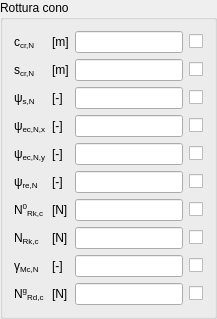
                 <widget class="QGroupBox" name="CNGroupBox">
                  <property name="title">
                   <string>Rottura cono</string>
                  </property>
                  <layout class="QGridLayout" name="gridLayout_17">
                   <item row="9" column="0">
                    <widget class="QLabelRichName" name="NgRdcLabel">
                     <property name="text">
                      <string>N&lt;span style=&quot;vertical-align:super;&quot;&gt;g&lt;/span&gt;&lt;span style=&quot;vertical-align:sub;&quot;&gt;Rd,c&lt;/span&gt;</string>
                     </property>
                    </widget>
                   </item>
                   <item row="0" column="2">
                    <widget class="QLineEditValue" name="cCrNLEdit"/>
                   </item>
                   <item row="9" column="1">
                    <widget class="QLabelUnitMeasure" name="NgRdcUMLabel">
                     <property name="text">
                      <string>[N]</string>
                     </property>
                    </widget>
                   </item>
                   <item row="1" column="1">
                    <widget class="QLabelUnitMeasure" name="sCrNUMLabel">
                     <property name="text">
                      <string>[m]</string>
                     </property>
                    </widget>
                   </item>
                   <item row="7" column="1">
                    <widget class="QLabelUnitMeasure" name="NRkcUMLabel">
                     <property name="text">
                      <string>[N]</string>
                     </property>
                    </widget>
                   </item>
                   <item row="9" column="2">
                    <widget class="QLineEditValue" name="NgRdcLEdit"/>
                   </item>
                   <item row="0" column="0">
                    <widget class="QLabelRichName" name="cCrNLabel">
                     <property name="text">
                      <string>&lt;html&gt;&lt;head/&gt;&lt;body&gt;&lt;p&gt;c&lt;span style=&quot; vertical-align:sub;&quot;&gt;cr,N&lt;/span&gt;&lt;/p&gt;&lt;/body&gt;&lt;/html&gt;</string>
                     </property>
                    </widget>
                   </item>
                   <item row="9" column="3">
                    <widget class="QCheckBoxReadOnly" name="NgRdcCBox">
                     <property name="text">
                      <string/>
                     </property>
                    </widget>
                   </item>
                   <item row="1" column="3">
                    <widget class="QCheckBoxReadOnly" name="sCrNCBox">
                     <property name="text">
                      <string/>
                     </property>
                    </widget>
                   </item>
                   <item row="8" column="2">
                    <widget class="QLineEditValue" name="gammaMcNLEdit"/>
                   </item>
                   <item row="8" column="0">
                    <widget class="QLabelRichName" name="gammaMcNLabel">
                     <property name="text">
                      <string>γ&lt;span style=&quot;vertical-align:sub;&quot;&gt;Mc,N&lt;/span&gt;</string>
                     </property>
                    </widget>
                   </item>
                   <item row="8" column="1">
                    <widget class="QLabelUnitMeasure" name="gammaMcNUMLabel">
                     <property name="text">
                      <string>[-]</string>
                     </property>
                    </widget>
                   </item>
                   <item row="8" column="3">
                    <widget class="QCheckBoxReadOnly" name="gammaMcNCBox">
                     <property name="text">
                      <string/>
                     </property>
                    </widget>
                   </item>
                   <item row="0" column="3">
                    <widget class="QCheckBoxReadOnly" name="cCrNCBox">
                     <property name="text">
                      <string/>
                     </property>
                    </widget>
                   </item>
                   <item row="1" column="0">
                    <widget class="QLabelRichName" name="sCrNLabel">
                     <property name="text">
                      <string>&lt;html&gt;&lt;head/&gt;&lt;body&gt;&lt;p&gt;s&lt;span style=&quot; vertical-align:sub;&quot;&gt;cr,N&lt;/span&gt;&lt;/p&gt;&lt;/body&gt;&lt;/html&gt;</string>
                     </property>
                    </widget>
                   </item>
                   <item row="1" column="2">
                    <widget class="QLineEditValue" name="sCrNLEdit"/>
                   </item>
                   <item row="0" column="1">
                    <widget class="QLabelUnitMeasure" name="cCrNUMLabel">
                     <property name="text">
                      <string>[m]</string>
                     </property>
                    </widget>
                   </item>
                   <item row="7" column="0">
                    <widget class="QLabelRichName" name="NRkcLabel">
                     <property name="text">
                      <string>N&lt;span style=&quot;vertical-align:sub;&quot;&gt;Rk,c&lt;/span&gt;</string>
                     </property>
                    </widget>
                   </item>
                   <item row="6" column="3">
                    <widget class="QCheckBoxReadOnly" name="N0RkcCBox">
                     <property name="text">
                      <string/>
                     </property>
                    </widget>
                   </item>
                   <item row="6" column="1">
                    <widget class="QLabelUnitMeasure" name="N0RkcUMLabel">
                     <property name="text">
                      <string>[N]</string>
                     </property>
                    </widget>
                   </item>
                   <item row="2" column="0">
                    <widget class="QLabelRichName" name="psiSNLabel">
                     <property name="text">
                      <string>ψ&lt;span style=&quot;vertical-align:sub;&quot;&gt;s,N&lt;/span&gt;</string>
                     </property>
                    </widget>
                   </item>
                   <item row="6" column="2">
                    <widget class="QLineEditValue" name="N0RkcLEdit"/>
                   </item>
                   <item row="2" column="1">
                    <widget class="QLabelUnitMeasure" name="psiSNUMLabel">
                     <property name="text">
                      <string>[-]</string>
                     </property>
                    </widget>
                   </item>
                   <item row="6" column="0">
                    <widget class="QLabelRichName" name="N0RkcLabel">
                     <property name="text">
                      <string>N&lt;span style=&quot;vertical-align:super;&quot;&gt;0&lt;/span&gt;&lt;span style=&quot;vertical-align:sub;&quot;&gt;Rk,c&lt;/span&gt;</string>
                     </property>
                    </widget>
                   </item>
                   <item row="4" column="0">
                    <widget class="QLabelRichName" name="psiEcNYLabel">
                     <property name="text">
                      <string>ψ&lt;span style=&quot;vertical-align:sub;&quot;&gt;ec,N,y&lt;/span&gt;</string>
                     </property>
                    </widget>
                   </item>
                   <item row="2" column="2">
                    <widget class="QLineEditValue" name="psiSNLEdit"/>
                   </item>
                   <item row="7" column="3">
                    <widget class="QCheckBoxReadOnly" name="NRkcCBox">
                     <property name="text">
                      <string/>
                     </property>
                    </widget>
                   </item>
                   <item row="7" column="2">
                    <widget class="QLineEditValue" name="NRkcLEdit"/>
                   </item>
                   <item row="2" column="3">
                    <widget class="QCheckBoxReadOnly" name="psiSNCBox">
                     <property name="text">
                      <string/>
                     </property>
                    </widget>
                   </item>
                   <item row="3" column="2">
                    <widget class="QLineEditValue" name="psiEcNXLEdit"/>
                   </item>
                   <item row="3" column="1">
                    <widget class="QLabelUnitMeasure" name="psiEcNXUMLabel">
                     <property name="text">
                      <string>[-]</string>
                     </property>
                    </widget>
                   </item>
                   <item row="4" column="1">
                    <widget class="QLabelUnitMeasure" name="psiEcNYUMLabel">
                     <property name="text">
                      <string>[-]</string>
                     </property>
                    </widget>
                   </item>
                   <item row="3" column="0">
                    <widget class="QLabelRichName" name="psiEcNXLabel">
                     <property name="text">
                      <string>ψ&lt;span style=&quot;vertical-align:sub;&quot;&gt;ec,N,x&lt;/span&gt;</string>
                     </property>
                    </widget>
                   </item>
                   <item row="3" column="3">
                    <widget class="QCheckBoxReadOnly" name="psiEcNXCBox">
                     <property name="text">
                      <string/>
                     </property>
                    </widget>
                   </item>
                   <item row="4" column="3">
                    <widget class="QCheckBoxReadOnly" name="psiEcNYCBox">
                     <property name="text">
                      <string/>
                     </property>
                    </widget>
                   </item>
                   <item row="4" column="2">
                    <widget class="QLineEditValue" name="psiEcNYLEdit"/>
                   </item>
                   <item row="5" column="0">
                    <widget class="QLabelRichName" name="psiReNLabel">
                     <property name="text">
                      <string>ψ&lt;span style=&quot;vertical-align:sub;&quot;&gt;re,N&lt;/span&gt;</string>
                     </property>
                    </widget>
                   </item>
                   <item row="5" column="1">
                    <widget class="QLabelUnitMeasure" name="psiReNUMLabel">
                     <property name="text">
                      <string>[-]</string>
                     </property>
                    </widget>
                   </item>
                   <item row="5" column="2">
                    <widget class="QLineEditValue" name="psiReNLEdit"/>
                   </item>
                   <item row="5" column="3">
                    <widget class="QCheckBoxReadOnly" name="psiReNCBox">
                     <property name="text">
                      <string/>
                     </property>
                    </widget>
                   </item>
                  </layout>
                 </widget>
